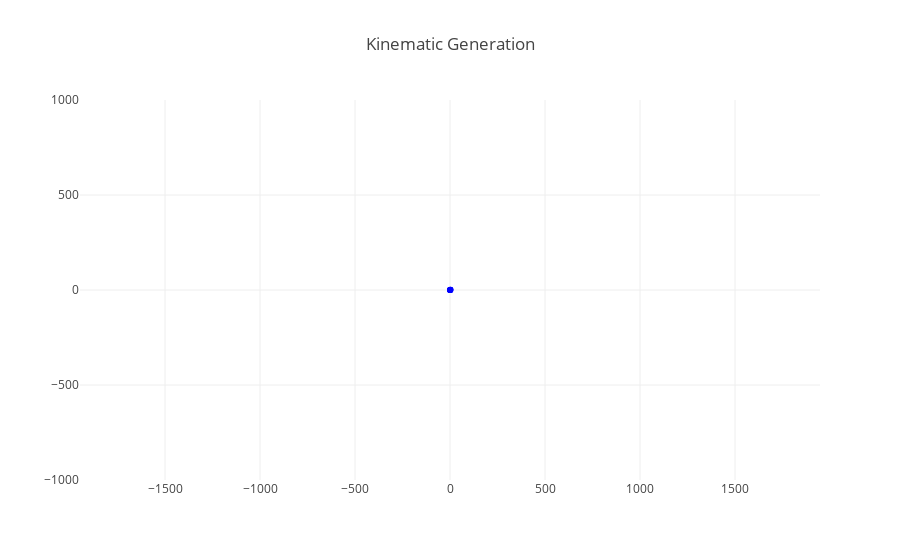

Notebook code for this chart:
### Markdown cell above
# Launching

### Code cell
def build_coords(mols):
    ''' function that generates molecule coordinates for plots
    '''
    dictionary = {
        'x': [m.r.x for m in mols],
        'y': [m.r.y for m in mols]
    }
    return dictionary

r = lambda : (np.random.random() - 1) * 10
launch = True


if launch == True:
    env = Environment(1000, 1000)
    mols = [
        Atom(0.1, [0.5,0], [9,9], [r(),r()]),
        Atom(0.1, [0,0.3], [-19,1], [r(),r()]),
        Atom(0.1, [1,1], [-1,-19], [r(),r()]),
        Atom(0.1, [0.5,0.5], [19.5,1], [r(),r()]),
        Atom(0.1, [1,0.3], [-1,19], [r(),r()]),
        Atom(0.1, [3,1], [-19,-1], [r(),r()]),
    ]
    md = MolecularDynamics(env, dt=1, mols=mols, mode='kinematics')
    # [(md.plot(), md.leapfrog(1), md.leapfrog(2)) for i in range(12)]

    mols_x = [m.r.x for m in md.mols]
    mols_y = [m.r.y for m in md.mols]

    data=[dict(x=mols_x, y=mols_y, 
               mode='markers', 
               line=dict(width=2, color='blue')
              ),
        ]

    layout=dict(xaxis=dict(range=[-env.width, env.width], autorange=False, zeroline=False),
                yaxis=dict(range=[-env.hight, env.hight], autorange=False, zeroline=False, scaleanchor="x", scaleratio=1),
                title='Kinematic Generation',
                hovermode='closest',
               )

    
    frames=[dict(
        data=[
            {
                **(lambda mols: {'x': [m.r.x for m in mols], 'y': [m.r.y for m in mols]})(md.leapfrogs()),
                'mode': 'markers',
                'marker': dict(color='red', size=10)
            }]) for k in range(100)] 
    

    figure=dict(data=data, layout=layout, frames=frames)          
    iplot(figure, 'basic')

Atom.count

### Figure 1 — Plotly figure (JSON) as saved in the notebook; plotly's stock layout.template omitted (floating-point values rounded to 4 significant figures)
{"data": [{"line": {"color": "blue", "width": 2}, "mode": "markers", "type": "scatter", "uid": "c9278b6f-e2e5-4841-b151-6b971ce9516d", "x": [0.5, 0, 1, 0.5, 1, 3], "y": [0, 0.3, 1, 0.5, 0.3, 1]}], "layout": {"hovermode": "closest", "title": {"text": "Kinematic Generation"}, "xaxis": {"autorange": false, "range": [-1000, 1000], "zeroline": false}, "yaxis": {"autorange": false, "range": [-1000, 1000], "scaleanchor": "x", "scaleratio": 1, "zeroline": false}}}
